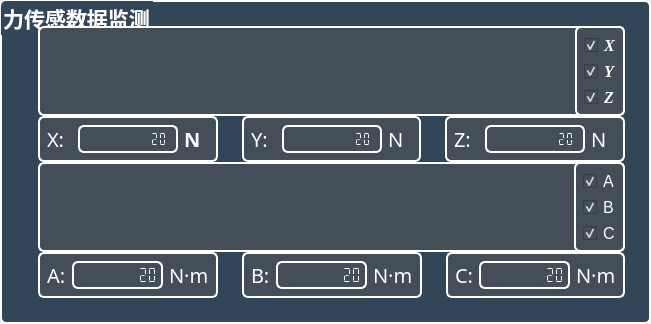
             <widget class="QWidget" name="widget_4" native="true">
              <layout class="QHBoxLayout" name="horizontalLayout_2" stretch="0">
               <property name="spacing">
                <number>0</number>
               </property>
               <property name="leftMargin">
                <number>0</number>
               </property>
               <property name="topMargin">
                <number>0</number>
               </property>
               <property name="rightMargin">
                <number>0</number>
               </property>
               <property name="bottomMargin">
                <number>0</number>
               </property>
               <item>
                <widget class="QGroupBox" name="groupBox_5">
                 <property name="font">
                  <font>
                   <family>Microsoft YaHei UI</family>
                   <pointsize>16</pointsize>
                   <weight>75</weight>
                   <bold>true</bold>
                  </font>
                 </property>
                 <property name="acceptDrops">
                  <bool>true</bool>
                 </property>
                 <property name="styleSheet">
                  <string notr="true">border-radius:6px;
border-width:2px;
border-style:solid;
border-color:white;
background-color:#314659;
color:white;</string>
                 </property>
                 <property name="title">
                  <string>力传感数据监测</string>
                 </property>
                 <layout class="QVBoxLayout" name="verticalLayout_4" stretch="0">
                  <property name="spacing">
                   <number>0</number>
                  </property>
                  <property name="leftMargin">
                   <number>24</number>
                  </property>
                  <property name="topMargin">
                   <number>24</number>
                  </property>
                  <property name="rightMargin">
                   <number>12</number>
                  </property>
                  <property name="bottomMargin">
                   <number>12</number>
                  </property>
                  <item>
                   <layout class="QVBoxLayout" name="verticalLayout_14" stretch="4,1,4,1">
                    <property name="leftMargin">
                     <number>12</number>
                    </property>
                    <property name="topMargin">
                     <number>0</number>
                    </property>
                    <property name="rightMargin">
                     <number>12</number>
                    </property>
                    <property name="bottomMargin">
                     <number>12</number>
                    </property>
                    <item>
                     <widget class="QChartView" name="widget_Chart_Coordinate" native="true">
                      <property name="styleSheet">
                       <string notr="true">background-color:#434e59;</string>
                      </property>
                      <layout class="QHBoxLayout" name="horizontalLayout_21">
                       <property name="spacing">
                        <number>0</number>
                       </property>
                       <property name="leftMargin">
                        <number>0</number>
                       </property>
                       <property name="topMargin">
                        <number>0</number>
                       </property>
                       <property name="rightMargin">
                        <number>0</number>
                       </property>
                       <property name="bottomMargin">
                        <number>0</number>
                       </property>
                       <item>
                        <spacer name="horizontalSpacer_2">
                         <property name="orientation">
                          <enum>Qt::Horizontal</enum>
                         </property>
                         <property name="sizeHint" stdset="0">
                          <size>
                           <width>508</width>
                           <height>20</height>
                          </size>
                         </property>
                        </spacer>
                       </item>
                       <item>
                        <widget class="QWidget" name="widget_10" native="true">
                         <property name="font">
                          <font>
                           <family>Times New Roman</family>
                           <pointsize>12</pointsize>
                           <weight>75</weight>
                           <bold>true</bold>
                          </font>
                         </property>
                         <layout class="QVBoxLayout" name="verticalLayout_3">
                          <item>
                           <widget class="QCheckBox" name="checkBox_X">
                            <property name="font">
                             <font>
                              <family>Times New Roman</family>
                              <pointsize>-1</pointsize>
                              <weight>75</weight>
                              <italic>true</italic>
                              <bold>true</bold>
                             </font>
                            </property>
                            <property name="styleSheet">
                             <string notr="true">border:none;
font:bold italic  &quot;Times New Roman&quot;;
font-size:16px; 
border-width:0px;
</string>
                            </property>
                            <property name="text">
                             <string>X</string>
                            </property>
                            <property name="checked">
                             <bool>true</bool>
                            </property>
                           </widget>
                          </item>
                          <item>
                           <widget class="QCheckBox" name="checkBox_Y">
                            <property name="font">
                             <font>
                              <family>Times New Roman</family>
                              <pointsize>-1</pointsize>
                              <weight>75</weight>
                              <italic>true</italic>
                              <bold>true</bold>
                             </font>
                            </property>
                            <property name="tabletTracking">
                             <bool>false</bool>
                            </property>
                            <property name="styleSheet">
                             <string notr="true">border:none;
font:bold italic  &quot;Times New Roman&quot;;
font-size:16px; 
border-width:0px;
</string>
                            </property>
                            <property name="text">
                             <string>Y</string>
                            </property>
                            <property name="checked">
                             <bool>true</bool>
                            </property>
                            <property name="tristate">
                             <bool>false</bool>
                            </property>
                           </widget>
                          </item>
                          <item>
                           <widget class="QCheckBox" name="checkBox_Z">
                            <property name="font">
                             <font>
                              <family>Times New Roman</family>
                              <pointsize>-1</pointsize>
                              <weight>75</weight>
                              <italic>true</italic>
                              <bold>true</bold>
                             </font>
                            </property>
                            <property name="styleSheet">
                             <string notr="true">border:none;
font:bold italic  &quot;Times New Roman&quot;;
font-size:16px; 
border-width:0px;
</string>
                            </property>
                            <property name="text">
                             <string>Z</string>
                            </property>
                            <property name="checked">
                             <bool>true</bool>
                            </property>
                           </widget>
                          </item>
                         </layout>
                        </widget>
                       </item>
                      </layout>
                     </widget>
                    </item>
                    <item>
                     <widget class="QWidget" name="widget_24" native="true">
                      <property name="styleSheet">
                       <string notr="true">
border:none;
</string>
                      </property>
                      <layout class="QHBoxLayout" name="horizontalLayout_20">
                       <property name="spacing">
                        <number>24</number>
                       </property>
                       <property name="leftMargin">
                        <number>0</number>
                       </property>
                       <property name="topMargin">
                        <number>0</number>
                       </property>
                       <property name="rightMargin">
                        <number>0</number>
                       </property>
                       <property name="bottomMargin">
                        <number>0</number>
                       </property>
                       <item>
                        <widget class="QWidget" name="widget_9" native="true">
                         <property name="styleSheet">
                          <string notr="true">border-radius:6px;
border-width:2px;
border-style:solid;
border-color:white;
background-color:#434e59;</string>
                         </property>
                         <layout class="QHBoxLayout" name="horizontalLayout_6">
                          <item>
                           <widget class="QLabel" name="label">
                            <property name="styleSheet">
                             <string notr="true">border:none;
font:bold  &quot;Times New Roman&quot;;    
font-family:Microsoft Yahei;
font-size:20px; 
border-width:0px;
</string>
                            </property>
                            <property name="text">
                             <string>X:</string>
                            </property>
                           </widget>
                          </item>
                          <item>
                           <widget class="QLCDNumber" name="lcdNumber_X">
                            <property name="font">
                             <font>
                              <pointsize>-1</pointsize>
                              <weight>50</weight>
                              <italic>false</italic>
                              <bold>false</bold>
                             </font>
                            </property>
                            <property name="styleSheet">
                             <string notr="true">font:  &quot;Times New Roman&quot;;
font-size:20px; </string>
                            </property>
                            <property name="smallDecimalPoint">
                             <bool>true</bool>
                            </property>
                            <property name="digitCount">
                             <number>10</number>
                            </property>
                            <property name="segmentStyle">
                             <enum>QLCDNumber::Flat</enum>
                            </property>
                            <property name="value" stdset="0">
                             <double>20.000000000000000</double>
                            </property>
                            <property name="intValue" stdset="0">
                             <number>20</number>
                            </property>
                           </widget>
                          </item>
                          <item>
                           <widget class="QLabel" name="label_23">
                            <property name="font">
                             <font>
                              <family>Microsoft Yahei</family>
                              <pointsize>-1</pointsize>
                              <weight>75</weight>
                              <italic>false</italic>
                              <bold>true</bold>
                             </font>
                            </property>
                            <property name="styleSheet">
                             <string notr="true">border:none;
font:bold  &quot;Times New Roman&quot;;    
font-family:Microsoft Yahei;
font-size:20px; 
border-width:0px;
</string>
                            </property>
                            <property name="text">
                             <string>N</string>
                            </property>
                           </widget>
                          </item>
                         </layout>
                        </widget>
                       </item>
                       <item>
                        <widget class="QWidget" name="widget_11" native="true">
                         <property name="styleSheet">
                          <string notr="true">border-radius:6px;
border-width:2px;
border-style:solid;
border-color:white;
background-color:#434e59;</string>
                         </property>
                         <layout class="QHBoxLayout" name="horizontalLayout_11">
                          <item>
                           <widget class="QLabel" name="label_14">
                            <property name="styleSheet">
                             <string notr="true">border:none;
font:bold  &quot;Times New Roman&quot;;    
font-family:Microsoft Yahei;
font-size:20px;  
border-width:0px;
</string>
                            </property>
                            <property name="text">
                             <string>Y:</string>
                            </property>
                           </widget>
                          </item>
                          <item>
                           <widget class="QLCDNumber" name="lcdNumber_Y">
                            <property name="font">
                             <font>
                              <pointsize>-1</pointsize>
                              <weight>50</weight>
                              <italic>false</italic>
                              <bold>false</bold>
                             </font>
                            </property>
                            <property name="styleSheet">
                             <string notr="true">font:  &quot;Times New Roman&quot;;
font-size:20px; </string>
                            </property>
                            <property name="smallDecimalPoint">
                             <bool>true</bool>
                            </property>
                            <property name="digitCount">
                             <number>10</number>
                            </property>
                            <property name="segmentStyle">
                             <enum>QLCDNumber::Flat</enum>
                            </property>
                            <property name="value" stdset="0">
                             <double>20.000000000000000</double>
                            </property>
                            <property name="intValue" stdset="0">
                             <number>20</number>
                            </property>
                           </widget>
                          </item>
                          <item>
                           <widget class="QLabel" name="label_24">
                            <property name="styleSheet">
                             <string notr="true">border:none;
font:bold  &quot;Times New Roman&quot;;    
font-family:Microsoft Yahei;
font-size:20px; 
border-width:0px;
</string>
                            </property>
                            <property name="text">
                             <string>N</string>
                            </property>
                           </widget>
                          </item>
                         </layout>
                        </widget>
                       </item>
                       <item>
                        <widget class="QWidget" name="widget_14" native="true">
                         <property name="styleSheet">
                          <string notr="true">border-radius:6px;
border-width:2px;
border-style:solid;
border-color:white;
background-color:#434e59;</string>
                         </property>
                         <layout class="QHBoxLayout" name="horizontalLayout_12">
                          <item>
                           <widget class="QLabel" name="label_19">
                            <property name="styleSheet">
                             <string notr="true">border:none;
font:bold  &quot;Times New Roman&quot;;    
font-family:Microsoft Yahei;
font-size:20px;  
border-width:0px;
</string>
                            </property>
                            <property name="text">
                             <string>Z:</string>
                            </property>
                           </widget>
                          </item>
                          <item>
                           <widget class="QLCDNumber" name="lcdNumber_Z">
                            <property name="font">
                             <font>
                              <pointsize>-1</pointsize>
                              <weight>50</weight>
                              <italic>false</italic>
                              <bold>false</bold>
                             </font>
                            </property>
                            <property name="styleSheet">
                             <string notr="true">font:  &quot;Times New Roman&quot;;
font-size:20px; </string>
                            </property>
                            <property name="smallDecimalPoint">
                             <bool>true</bool>
                            </property>
                            <property name="digitCount">
                             <number>10</number>
                            </property>
                            <property name="segmentStyle">
                             <enum>QLCDNumber::Flat</enum>
                            </property>
                            <property name="value" stdset="0">
                             <double>20.000000000000000</double>
                            </property>
                            <property name="intValue" stdset="0">
                             <number>20</number>
                            </property>
                           </widget>
                          </item>
                          <item>
                           <widget class="QLabel" name="label_25">
                            <property name="styleSheet">
                             <string notr="true">border:none;
font:bold  &quot;Times New Roman&quot;;    
font-family:Microsoft Yahei;
font-size:20px; 
border-width:0px;
</string>
                            </property>
                            <property name="text">
                             <string>N</string>
                            </property>
                           </widget>
                          </item>
                         </layout>
                        </widget>
                       </item>
                      </layout>
                     </widget>
                    </item>
                    <item>
                     <widget class="QChartView" name="widget_Chart_Angle" native="true">
                      <property name="styleSheet">
                       <string notr="true">background-color:#434e59;</string>
                      </property>
                      <layout class="QHBoxLayout" name="horizontalLayout_5">
                       <property name="spacing">
                        <number>0</number>
                       </property>
                       <property name="leftMargin">
                        <number>0</number>
                       </property>
                       <property name="topMargin">
                        <number>0</number>
                       </property>
                       <property name="rightMargin">
                        <number>0</number>
                       </property>
                       <property name="bottomMargin">
                        <number>0</number>
                       </property>
                       <item>
                        <spacer name="horizontalSpacer">
                         <property name="orientation">
                          <enum>Qt::Horizontal</enum>
                         </property>
                         <property name="sizeHint" stdset="0">
                          <size>
                           <width>495</width>
                           <height>20</height>
                          </size>
                         </property>
                        </spacer>
                       </item>
                       <item>
                        <widget class="QWidget" name="widget_3" native="true">
                         <property name="font">
                          <font>
                           <family>Times New Roman</family>
                           <pointsize>12</pointsize>
                           <weight>75</weight>
                           <bold>true</bold>
                          </font>
                         </property>
                         <layout class="QVBoxLayout" name="verticalLayout_2">
                          <item>
                           <widget class="QCheckBox" name="checkBox_Mx">
                            <property name="styleSheet">
                             <string notr="true">border:none;
font:bold italic  &quot;Times New Roman&quot;;
font-size:16px; 
border-width:0px;
</string>
                            </property>
                            <property name="text">
                             <string>A</string>
                            </property>
                            <property name="checked">
                             <bool>true</bool>
                            </property>
                           </widget>
                          </item>
                          <item>
                           <widget class="QCheckBox" name="checkBox_My">
                            <property name="styleSheet">
                             <string notr="true">border:none;
font:bold italic  &quot;Times New Roman&quot;;
font-size:16px; 
border-width:0px;
</string>
                            </property>
                            <property name="text">
                             <string>B</string>
                            </property>
                            <property name="checked">
                             <bool>true</bool>
                            </property>
                           </widget>
                          </item>
                          <item>
                           <widget class="QCheckBox" name="checkBox_Mz">
                            <property name="styleSheet">
                             <string notr="true">border:none;
font:bold italic  &quot;Times New Roman&quot;;
font-size:16px; 
border-width:0px;
</string>
                            </property>
                            <property name="text">
                             <string>C</string>
                            </property>
                            <property name="checked">
                             <bool>true</bool>
                            </property>
                           </widget>
                          </item>
                         </layout>
                        </widget>
                       </item>
                      </layout>
                     </widget>
                    </item>
                    <item>
                     <widget class="QWidget" name="widget_25" native="true">
                      <property name="styleSheet">
                       <string notr="true">
border:none;</string>
                      </property>
                      <layout class="QHBoxLayout" name="horizontalLayout_22">
                       <property name="spacing">
                        <number>24</number>
                       </property>
                       <property name="leftMargin">
                        <number>0</number>
                       </property>
                       <property name="topMargin">
                        <number>0</number>
                       </property>
                       <property name="rightMargin">
                        <number>0</number>
                       </property>
                       <property name="bottomMargin">
                        <number>0</number>
                       </property>
                       <item>
                        <widget class="QWidget" name="widget_26" native="true">
                         <property name="styleSheet">
                          <string notr="true">border-radius:6px;
border-width:2px;
border-style:solid;
border-color:white;
background-color:#434e59;</string>
                         </property>
                         <layout class="QHBoxLayout" name="horizontalLayout_23">
                          <item>
                           <widget class="QLabel" name="label_20">
                            <property name="styleSheet">
                             <string notr="true">border:none;
font:bold  &quot;Times New Roman&quot;;    
font-family:Microsoft Yahei;
font-size:20px; 
border-width:0px;
</string>
                            </property>
                            <property name="text">
                             <string>A:</string>
                            </property>
                           </widget>
                          </item>
                          <item>
                           <widget class="QLCDNumber" name="lcdNumber_A">
                            <property name="font">
                             <font>
                              <pointsize>-1</pointsize>
                              <weight>50</weight>
                              <italic>false</italic>
                              <bold>false</bold>
                             </font>
                            </property>
                            <property name="styleSheet">
                             <string notr="true">font:  &quot;Times New Roman&quot;;
font-size:20px; </string>
                            </property>
                            <property name="smallDecimalPoint">
                             <bool>true</bool>
                            </property>
                            <property name="digitCount">
                             <number>9</number>
                            </property>
                            <property name="segmentStyle">
                             <enum>QLCDNumber::Flat</enum>
                            </property>
                            <property name="value" stdset="0">
                             <double>20.000000000000000</double>
                            </property>
                            <property name="intValue" stdset="0">
                             <number>20</number>
                            </property>
                           </widget>
                          </item>
                          <item>
                           <widget class="QLabel" name="label_26">
                            <property name="styleSheet">
                             <string notr="true">border:none;
font:bold  &quot;Times New Roman&quot;;    
font-family:Microsoft Yahei;
font-size:20px; 
border-width:0px;
</string>
                            </property>
                            <property name="text">
                             <string>N·m</string>
                            </property>
                           </widget>
                          </item>
                         </layout>
                        </widget>
                       </item>
                       <item>
                        <widget class="QWidget" name="widget_27" native="true">
                         <property name="styleSheet">
                          <string notr="true">border-radius:6px;
border-width:2px;
border-style:solid;
border-color:white;
background-color:#434e59;</string>
                         </property>
                         <layout class="QHBoxLayout" name="horizontalLayout_24">
                          <item>
                           <widget class="QLabel" name="label_21">
                            <property name="styleSheet">
                             <string notr="true">border:none;
font:bold  &quot;Times New Roman&quot;;    
font-family:Microsoft Yahei;
font-size:20px; 
border-width:0px;
</string>
                            </property>
                            <property name="text">
                             <string>B:</string>
                            </property>
                           </widget>
                          </item>
                          <item>
                           <widget class="QLCDNumber" name="lcdNumber_B">
                            <property name="font">
                             <font>
                              <pointsize>-1</pointsize>
                              <weight>50</weight>
                              <italic>false</italic>
                              <bold>false</bold>
                             </font>
                            </property>
                            <property name="styleSheet">
                             <string notr="true">font:  &quot;Times New Roman&quot;;
font-size:20px; </string>
                            </property>
                            <property name="smallDecimalPoint">
                             <bool>true</bool>
                            </property>
                            <property name="digitCount">
                             <number>9</number>
                            </property>
                            <property name="segmentStyle">
                             <enum>QLCDNumber::Flat</enum>
                            </property>
                            <property name="value" stdset="0">
                             <double>20.000000000000000</double>
                            </property>
                            <property name="intValue" stdset="0">
                             <number>20</number>
                            </property>
                           </widget>
                          </item>
                          <item>
                           <widget class="QLabel" name="label_27">
                            <property name="styleSheet">
                             <string notr="true">border:none;
font:bold  &quot;Times New Roman&quot;;    
font-family:Microsoft Yahei;
font-size:20px;
border-width:0px;
</string>
                            </property>
                            <property name="text">
                             <string>N·m</string>
                            </property>
                           </widget>
                          </item>
                         </layout>
                        </widget>
                       </item>
                       <item>
                        <widget class="QWidget" name="widget_28" native="true">
                         <property name="styleSheet">
                          <string notr="true">border-radius:6px;
border-width:2px;
border-style:solid;
border-color:white;
background-color:#434e59;</string>
                         </property>
                         <layout class="QHBoxLayout" name="horizontalLayout_25">
                          <item>
                           <widget class="QLabel" name="label_22">
                            <property name="styleSheet">
                             <string notr="true">border:none;
font:bold  &quot;Times New Roman&quot;;    
font-family:Microsoft Yahei;
font-size:20px;  
border-width:0px;
</string>
                            </property>
                            <property name="text">
                             <string>C:</string>
                            </property>
                           </widget>
                          </item>
                          <item>
                           <widget class="QLCDNumber" name="lcdNumber_C">
                            <property name="font">
                             <font>
                              <pointsize>16</pointsize>
                             </font>
                            </property>
                            <property name="styleSheet">
                             <string notr="true"/>
                            </property>
                            <property name="smallDecimalPoint">
                             <bool>true</bool>
                            </property>
                            <property name="digitCount">
                             <number>9</number>
                            </property>
                            <property name="segmentStyle">
                             <enum>QLCDNumber::Flat</enum>
                            </property>
                            <property name="value" stdset="0">
                             <double>20.000000000000000</double>
                            </property>
                            <property name="intValue" stdset="0">
                             <number>20</number>
                            </property>
                           </widget>
                          </item>
                          <item>
                           <widget class="QLabel" name="label_28">
                            <property name="styleSheet">
                             <string notr="true">border:none;
font:bold  &quot;Times New Roman&quot;;    
font-family:Microsoft Yahei;
font-size:20px;  
border-width:0px;
</string>
                            </property>
                            <property name="text">
                             <string>N·m</string>
                            </property>
                           </widget>
                          </item>
                         </layout>
                        </widget>
                       </item>
                      </layout>
                     </widget>
                    </item>
                   </layout>
                  </item>
                 </layout>
                </widget>
               </item>
              </layout>
             </widget>
